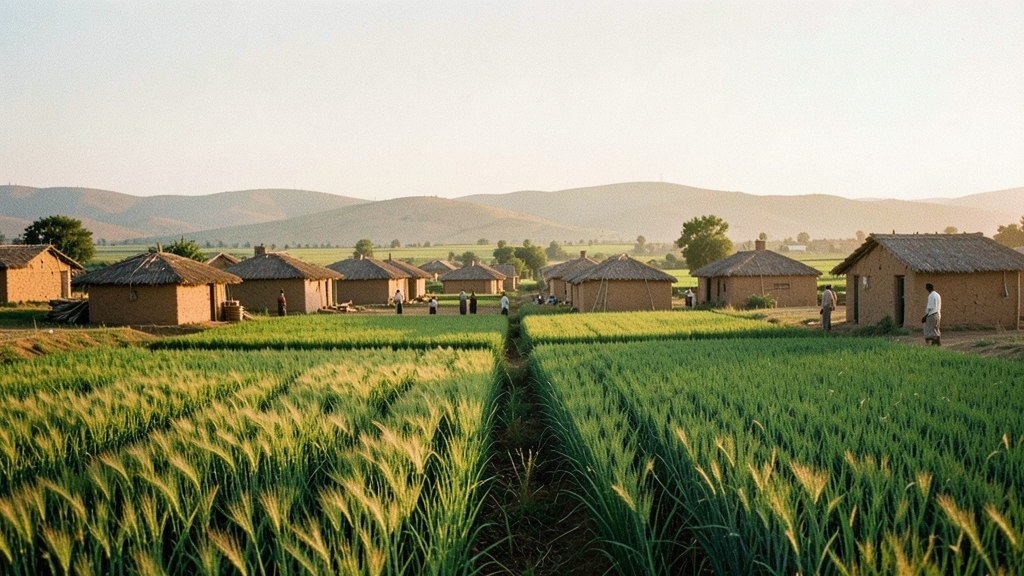
#> input picture outputs/keyframes/shot_001.png, 1024 x 576 px; its folder holds only this picture in this run
$ python contact_sheet.py
#> lines starting #> are read from the running program, lines starting #| are printed output that depends on the picture

from pathlib import Path
from PIL import Image, ImageDraw, ImageOps


def create_contact_sheet(
    files,
    output,
    width=480,
    height=270,
    columns=2,
):
#> called with width = 480, height = 270, columns = 2
    padding = 15
    label_height = 40

    rows = (len(files) + columns - 1) // columns

    sheet = Image.new(
        "RGB",
        (
            columns * (width + padding) + padding,
            rows * (height + label_height + padding)
            + padding,
        ),
        "#181818",
    )
#> sheet: PIL image 1005x340 RGB; every value is 24

    draw = ImageDraw.Draw(sheet)

    for index, path in enumerate(files):
        with Image.open(path) as image:
#> image is the input picture: PIL image 1024x576 RGB; mean R, G, B 146.6, 147.8, 116.7
            image = ImageOps.contain(
                image.convert("RGB"),
                (width, height),
            )
#> image: PIL image 480x270 RGB

            x = padding + (
                index % columns
            ) * (width + padding)

            y = padding + (
                index // columns
            ) * (height + label_height + padding)

            sheet.paste(image, (x, y))
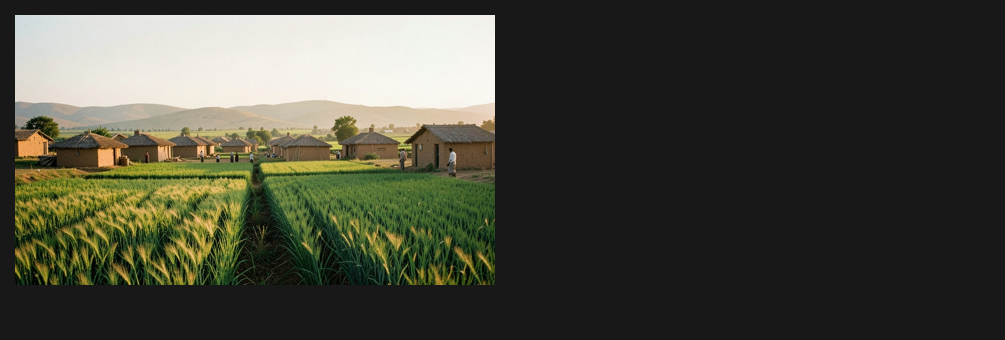
#> sheet: PIL image 1005x340 RGB; mean R, G, B 70.5, 71, 59.2
#> call 2 of create_contact_sheet, with width = 400, height = 400, columns = 4
#> in create_contact_sheet (call 2), `sheet = Image.new( "RGB", ( columns * (width + padding) + padding, row..`: sheet: PIL image 1675x470 RGB; every value is 24
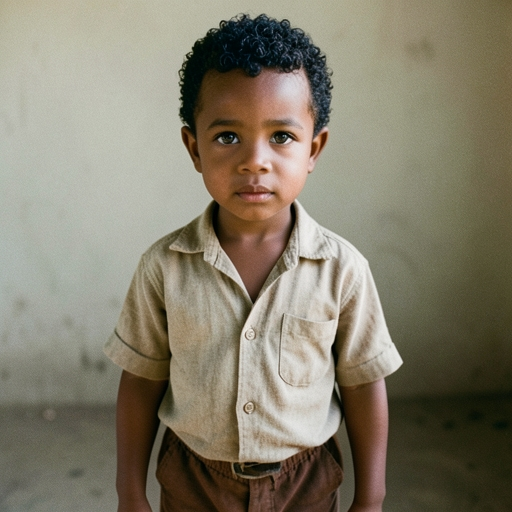
#> input picture assets/references/boy_child.png, 512 x 512 px, found by its file name
#> in create_contact_sheet, image is the input picture: PIL image 512x512 RGB; mean R, G, B 131.6, 125.2, 107.5
#> in create_contact_sheet (call 2), `sheet.paste(image, (x, y))`:
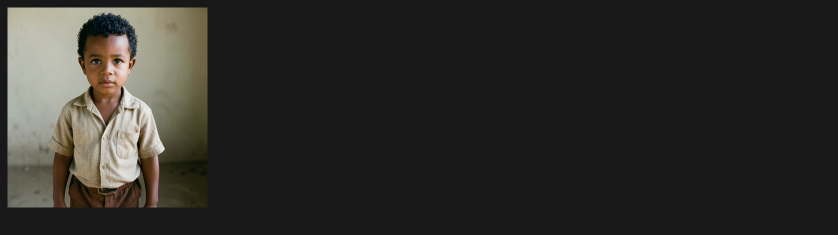
#> sheet: PIL image 1675x470 RGB (shown at 1/2 size); mean R, G, B 45.9, 44.6, 41

            draw.text(
                (x, y + height + 10),
                path.stem,
                fill="white",
            )
#> pass 2 of the loop in create_contact_sheet, `for index, path in enumerate(files):`:
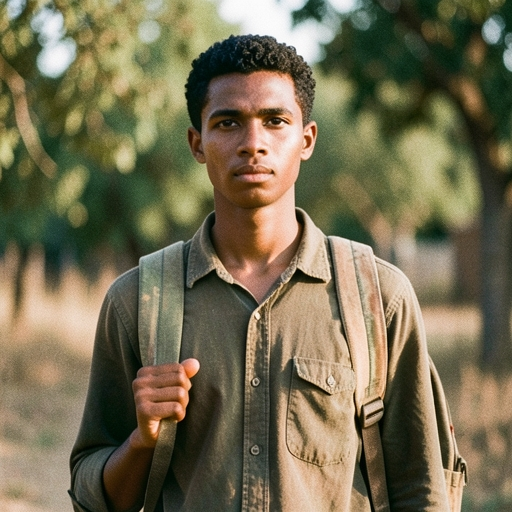
#> input picture assets/references/boy_teenager.png, 512 x 512 px, found by its file name
#> in create_contact_sheet, image is the input picture: PIL image 512x512 RGB; mean R, G, B 117.2, 109.4, 82.2
#> image: PIL image 400x400 RGB
#> in create_contact_sheet (call 2), `sheet.paste(image, (x, y))`:
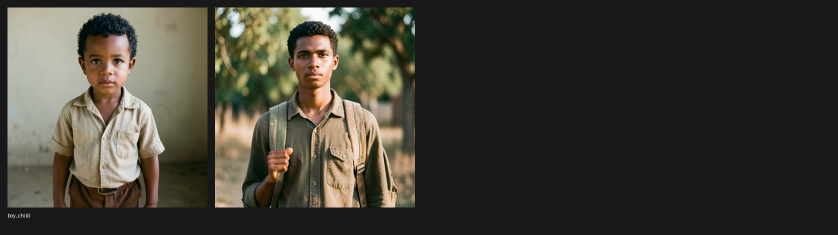
#> sheet: PIL image 1675x470 RGB (shown at 1/2 size); mean R, G, B 64.8, 62, 52.8
#> pass 3 of the loop in create_contact_sheet, `for index, path in enumerate(files):`:
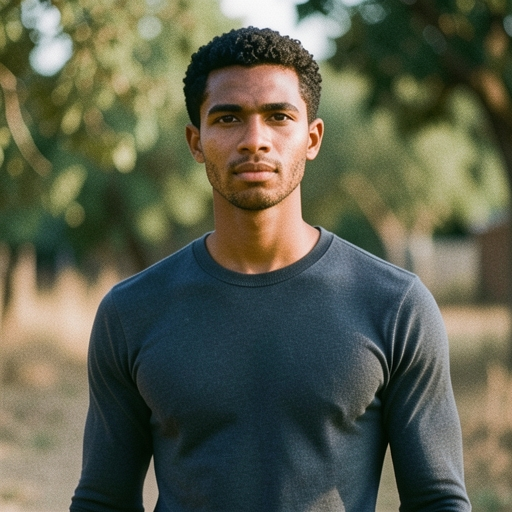
#> input picture assets/references/adult_student.png, 512 x 512 px, found by its file name
#> in create_contact_sheet, image is the input picture: PIL image 512x512 RGB; mean R, G, B 92.3, 95.6, 77.4
#> image: PIL image 400x400 RGB
#> in create_contact_sheet (call 2), `sheet.paste(image, (x, y))`:
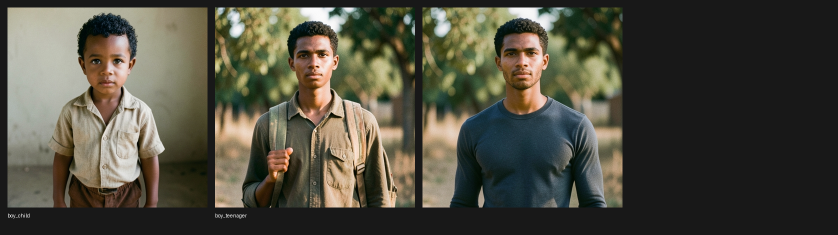
#> sheet: PIL image 1675x470 RGB (shown at 1/2 size); mean R, G, B 78.8, 76.6, 63.7
#> the loop made 4 passes; the first 3 are shown

    output.parent.mkdir(
        parents=True, exist_ok=True
    )

    sheet.save(output, quality=95)

    print(f"Contact sheet: {output}")


if __name__ == "__main__":
    create_contact_sheet(
        files=sorted(
            Path("outputs/keyframes").glob("shot_*.png")
        ),
        output=Path(
            "outputs/drafts/keyframe_contact_sheet.jpg"
        ),
    )

    create_contact_sheet(
        files=[
            Path("assets/references/boy_child.png"),
            Path("assets/references/boy_teenager.png"),
            Path("assets/references/adult_student.png"),
            Path("assets/references/mother.png"),
        ],
        output=Path(
            "outputs/drafts/character_contact_sheet.jpg"
        ),
        width=400,
        height=400,
        columns=4,
    )
#> in create_contact_sheet (call 2), `sheet.save(output, quality=95)`:
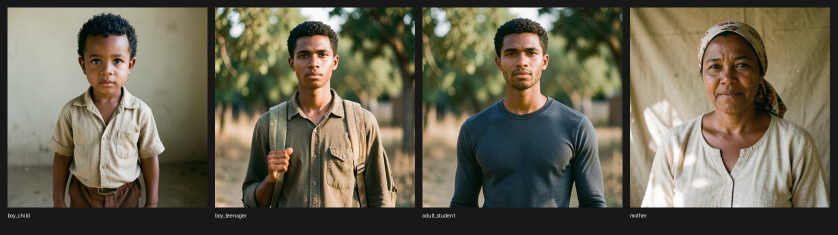
#> saved as character_contact_sheet.jpg: PIL image 1675x470 RGB (shown at 1/2 size); mean R, G, B 104.4, 99.3, 81.6
